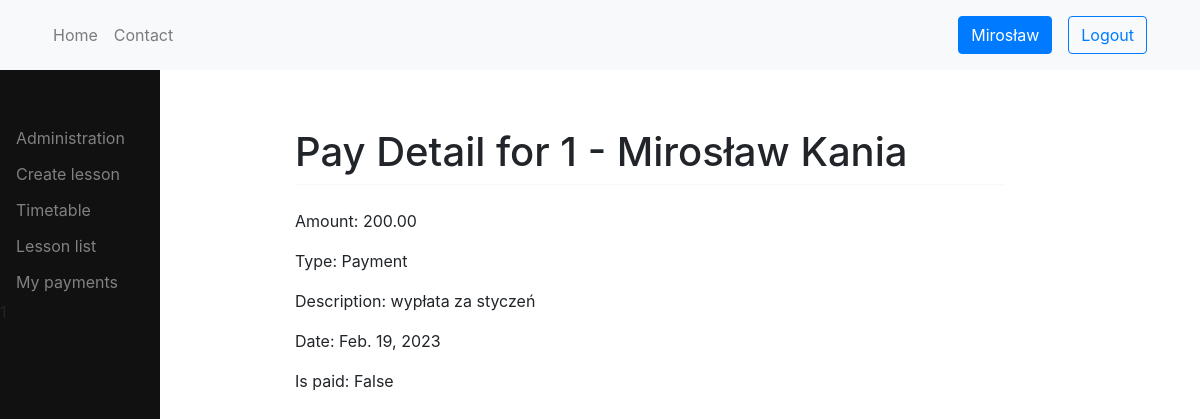
The app's page /billing/payment/3/ (signed in) with its own data.
### users/models.py (models this page shows, shortened)
class User(AbstractUser):
    username = None
    email = models.EmailField(_('email address'), unique=True)
    phone = models.CharField(blank=True, null=True, max_length=16, help_text='Contact phone number')
    address = models.TextField('address', max_length=255, blank=True, null=True)
    date_of_birth = models.DateField(null=True, blank=True)
    USERNAME_FIELD = 'email'
    REQUIRED_FIELDS = []
    objects = CustomUserManager()
    def __str__(self):
        return f'{self.id} - {self.first_name} {self.last_name}'

class Teacher(models.Model):
    user = models.OneToOneField(User, on_delete=models.CASCADE)
    start_date = models.DateField()
    def __str__(self):
        return f'{self.user}'

### billing/models.py (models this page shows)
class Billing(models.Model):
    date = models.DateField(auto_now_add=True)
    student = models.ForeignKey(Student, on_delete=models.CASCADE, blank=True, null=True)
    teacher = models.ForeignKey(Teacher, on_delete=models.CASCADE, blank=True, null=True)
    description = models.CharField(max_length=255, blank=True, null=True)
    amount = models.DecimalField(max_digits=10, decimal_places=2)
    is_paid = models.BooleanField(default=False)
    PAYMENT = 'Payment'
    BILL = 'Bill'
    TYP_CHOICES = [
        (PAYMENT, 'Payment'),
        (BILL, 'Bill'),
    ]
    typ = models.CharField(choices=TYP_CHOICES, max_length=10)
    class Meta:
        ordering = ['-date']
    def __str__(self):
        if self.student:
            return f'{self.student} - {self.description}'
        elif self.teacher:
            return f'{self.teacher} - {self.description}'

### billing/views.py (the view)
# urls.py: path('payment/<int:pk>/', payment_detail, name='payment-detail'),
@login_required
def payment_detail(request, pk):
    pay = get_object_or_404(Billing, pk=pk)
    print(f'bill {pay} - pk {pk} - teacher {pay.teacher.user}')
    if pay.teacher.user != request.user:
        return render(request, 'error.html', {'message': 'Access Denied'})
    return render(request, 'payment_detail.html', {'teacher': pay.teacher, 'pay': pay})

### logbook/templatetags/auth_extras.py (called while the page is built)
@register.filter(name='has_group')
def has_group(user, group_name):
    group = Group.objects.get(name=group_name)
    return True if group in user.groups.all() else False

### billing/templates/payment_detail.html
{% extends 'base.html' %}
{% block content %}
    <h1 class="mt-2">Pay Detail for {{ teacher }}</h1>
	<hr class="mt-0 mb-4">
    <p>Amount: {{ pay.amount }}</p>
    <p>Type: {{ pay.typ }}</p>
    <p>Description: {{ pay.description }}</p>
    <p>Date: {{ pay.date }}</p>
    <p>Is paid: {{ pay.is_paid }}</p>
{% endblock %}

### templates/topnav.html
{% load static %}
<nav class="navbar navbar-expand-lg navbar-light bg-light">
  <div class="container">
      <ul class="navbar-nav me-auto mb-2 mb-lg-0">
        <li class="nav-item">
          <a class="nav-link" href="{% url 'home' %}">Home</a>
        </li>
        <li class="nav-item">
          <a class="nav-link" href="{% url 'contact' %}">Contact</a>
        </li>
      </ul>
    {% if request.user.is_authenticated %}
      <div class="d-flex align-items-center">
        <a class="btn btn-primary m-2" href="{% url 'users:view' user_id=request.user.id %}">{{ request.user.first_name }}</a>
        <a class="btn btn-outline-primary m-2" href="{% url 'users:logout' %}">Logout</a>
      </div>
    {% else %}
      <div class="d-flex align-items-center">
        <a class="btn btn-primary m-2" href="{% url 'users:login' %}">Login</a>
        <a class="btn btn-outline-primary m-2" href="{% url 'users:register' %}">Register</a>
      </div>
      {% endif %}
    </div>
</nav>

### records on screen
User: user.first_name "Mirosław"
Teacher: user.last_name "1 - Mirosław Kania"
Billing: amount "200.00", typ "Payment", description "wypłata za styczeń", date "Feb. 19, 2023", is_paid "False"
